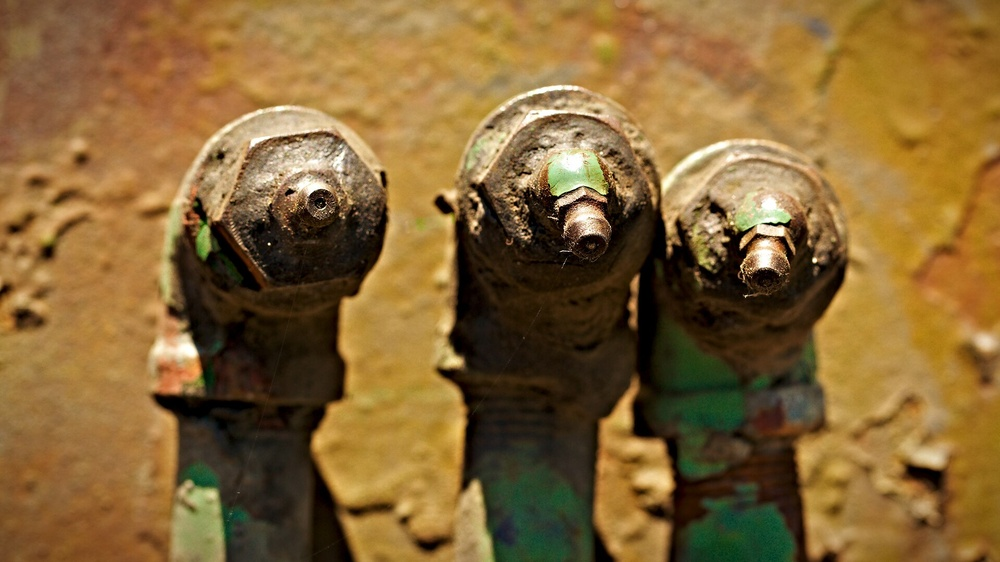
#> input picture data/pipe_corrosion.jpg, 1000 x 562 px, shrunk from 1920 x 1080 before the run
$ python -i inspection.py   (imports and definitions only)   (older library calls are emulated)
#> lines starting #> are read from the running program, lines starting #| are printed output that depends on the picture; after the words box and inside, x2 and y2 are one past the last pixel; in counts of white or black regions, pixels touching at a corner belong together
import cv2
import numpy as np


# [52 lines left out: function merge_overlapping_boxes, not called in this run]


def compute_foreground_roi_mask(img, output_roi_path=None):
    """Computes a classical OpenCV foreground ROI mask based on structural edges,

    texture variance (high Laplacian variance outside Canny contours to capture valid rust on lower pipe shafts),
    and morphological grouping. Safeguards against ROI wipeout (ensures adequate coverage).
    """
    height, width = img.shape[:2]
    total_pixels = height * width

    gray = cv2.cvtColor(img, cv2.COLOR_BGR2GRAY)
    blurred = cv2.GaussianBlur(gray, (5, 5), 0)

    # Canny edge detection for structural equipment/pipe edges
    edges = cv2.Canny(blurred, 40, 140)

    # Local texture variance / Laplacian gradient magnitude to capture textured rust/equipment outside Canny edges
    lap = cv2.Laplacian(gray, cv2.CV_32F)
    grad_mag = cv2.convertScaleAbs(lap)
    grad_norm = cv2.normalize(grad_mag, None, 0, 255, cv2.NORM_MINMAX)
    texture_roi = (grad_norm > 8).astype(np.uint8) * 255

    combined_edges = cv2.bitwise_or(edges, texture_roi)

    # Morphological operations to group structural edges into solid foreground equipment regions
    close_kernel = cv2.getStructuringElement(cv2.MORPH_RECT, (13, 13))
    dilate_kernel = cv2.getStructuringElement(cv2.MORPH_RECT, (9, 9))

    closed = cv2.morphologyEx(combined_edges, cv2.MORPH_CLOSE, close_kernel)
    dilated = cv2.dilate(closed, dilate_kernel, iterations=2)

    # Find external contours using cv2.RETR_EXTERNAL
    contours, _ = cv2.findContours(dilated, cv2.RETR_EXTERNAL, cv2.CHAIN_APPROX_SIMPLE)

    roi_mask = np.zeros((height, width), dtype=np.uint8)
    min_roi_area = int(total_pixels * 0.0005)

    roi_components_total = 0
    roi_rejection_audit = []

    for cnt in contours:
        area = cv2.contourArea(cnt)
        if area < min_roi_area:
            continue

        x, y, w, h = cv2.boundingRect(cnt)
        roi_components_total += 1

        is_frame_spanning = (
            (w >= 0.90 * width and h >= 0.90 * height) or
            (area > 0.80 * total_pixels)
        )
        if is_frame_spanning:
            continue

        cv2.drawContours(roi_mask, [cnt], -1, 255, -1)

    # Safeguard against ROI wipeout: if ROI coverage < 20%, fallback to full frame or dilated mask
    if np.sum(roi_mask > 0) < int(total_pixels * 0.20):
        roi_mask.fill(255)

    if output_roi_path is not None:
        cv2.imwrite(output_roi_path, roi_mask)

    return roi_mask, roi_components_total, roi_rejection_audit


def inspect_corrosion(image_path_or_array, output_annotated_path=None, output_roi_path=None, use_roi=True):
    """Inspects an industrial image for corrosion (rust/staining) using classical OpenCV,

    with optional classical foreground pipe/equipment ROI segmentation and extent filtering.

    Thresholds for recommendation:
    - PASS: corrosion_percentage < 2.0%
    - WARNING: 2.0% <= corrosion_percentage < 10.0%
    - CRITICAL: corrosion_percentage >= 10.0%

    Returns:
        dict containing image dimensions, pixel count, percentage, region count,
        bounding boxes, and recommendation, along with diagnostic mask metrics and ROI audit.
    """
#> called with image_path_or_array = '../data/pipe_corrosion.jpg', use_roi = True
    if isinstance(image_path_or_array, str):
        img = cv2.imread(image_path_or_array)
#> img is the input picture: shape (562, 1000, 3); mean B, G, R 53.3, 101.4, 133
        if img is None:
            raise FileNotFoundError(f"Could not load image from {image_path_or_array}")
    else:
        img = image_path_or_array.copy()

    height, width = img.shape[:2]
#> height = 562; width = 1000
    total_pixels = height * width
#> total_pixels = 562000

    # Step 1: Compute foreground ROI mask if enabled
    roi_components_total = 0
    roi_rejection_audit = []
    if use_roi:
        roi_mask, roi_components_total, roi_rejection_audit = compute_foreground_roi_mask(img, output_roi_path=output_roi_path)
#> in compute_foreground_roi_mask, `gray = cv2.cvtColor(img, cv2.COLOR_BGR2GRAY)`:
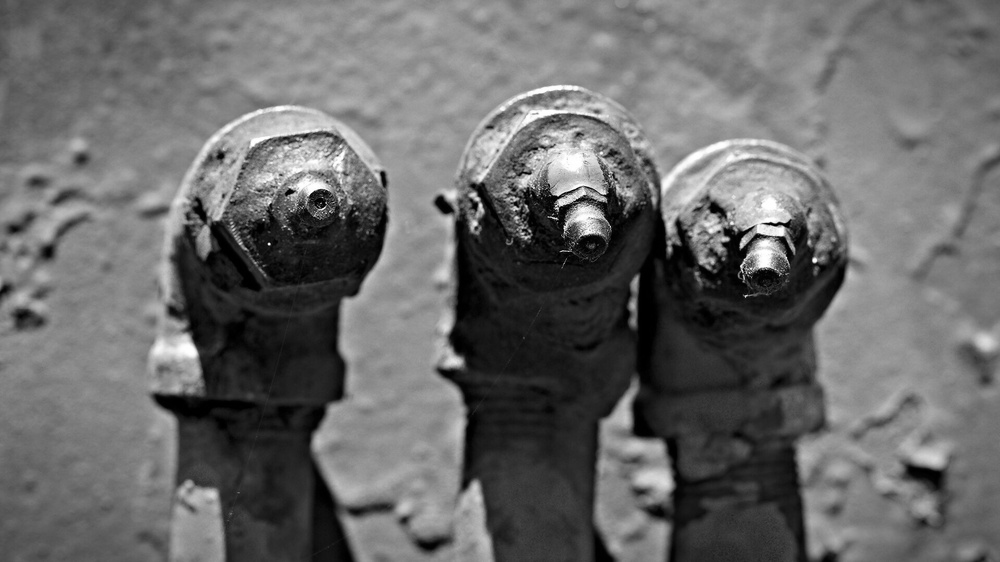
#> gray: shape (562, 1000); min 0, max 255, mean 105.4
#> in compute_foreground_roi_mask, `edges = cv2.Canny(blurred, 40, 140)`:
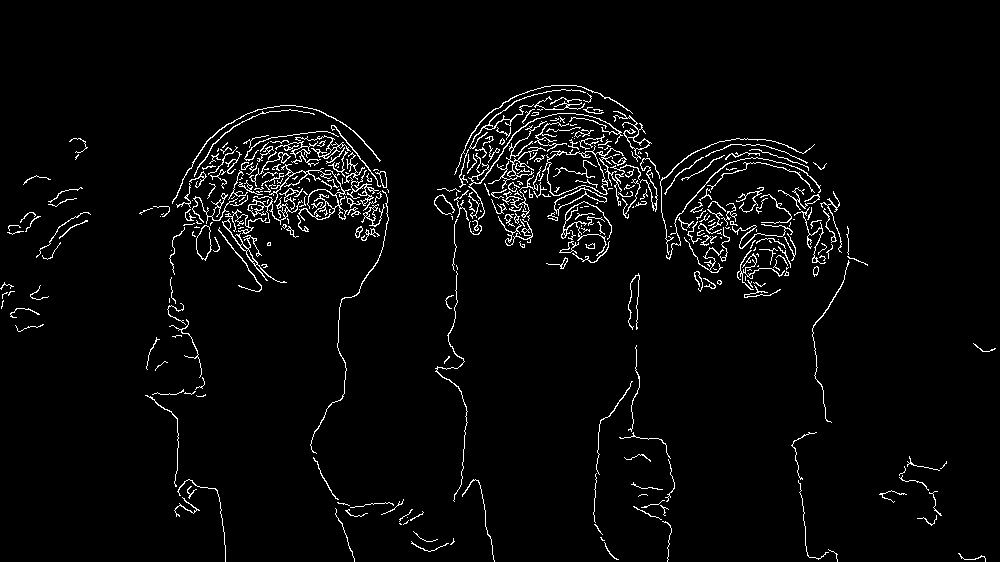
#> edges: shape (562, 1000); 3.4% white in thin lines or dots, all inside (x1, y1, x2, y2) = (0, 85, 996, 562)
#> in compute_foreground_roi_mask, `lap = cv2.Laplacian(gray, cv2.CV_32F)`:
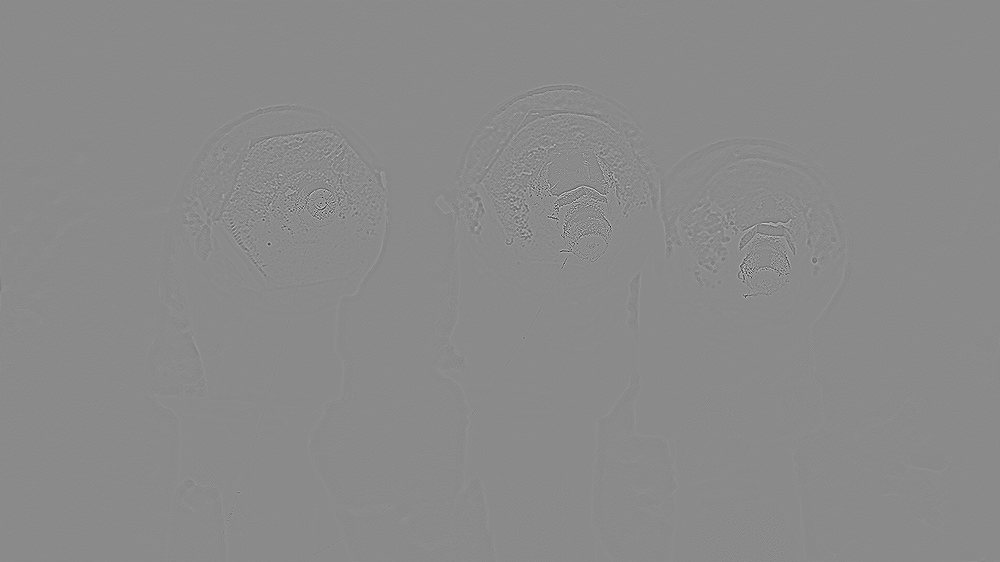
#> lap: shape (562, 1000) float32; min -570, max 479, mean 0; drawn with min black and max white
#> in compute_foreground_roi_mask, `texture_roi = (grad_norm > 8).astype(np.uint8) * 255`: texture_roi: shape (562, 1000); 14.8% white in thin lines or dots
#> in compute_foreground_roi_mask, `combined_edges = cv2.bitwise_or(edges, texture_roi)`:
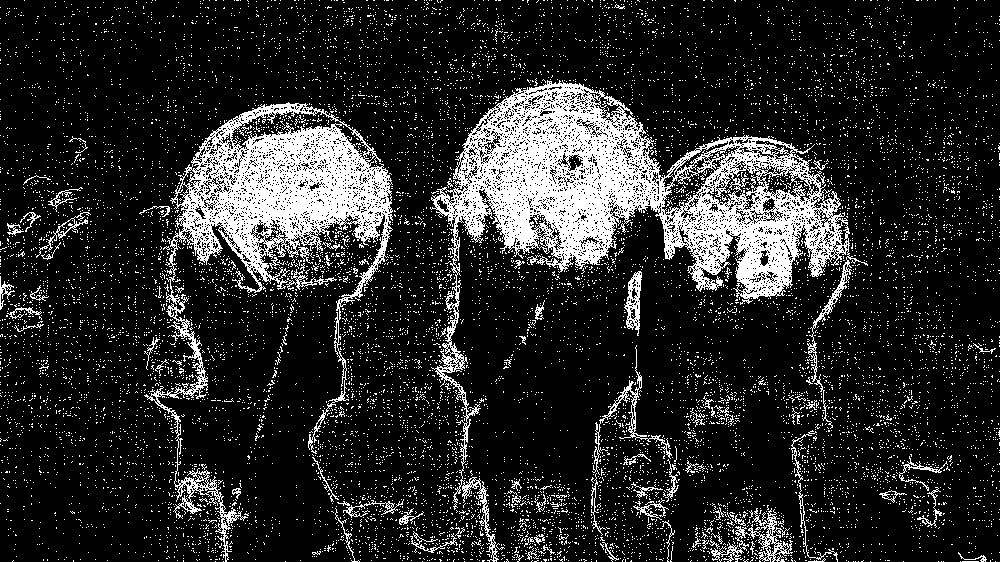
#> combined_edges: shape (562, 1000); 16.1% white; 11777 white regions (11694 under 20 px), largest, box (x1, y1, x2, y2) and area: (430, 80, 868, 562) 39662, (144, 102, 393, 562) 22939, (710, 508, 793, 562) 1089
#> in compute_foreground_roi_mask, `closed = cv2.morphologyEx(combined_edges, cv2.MORPH_CLOSE, close_kernel)`:
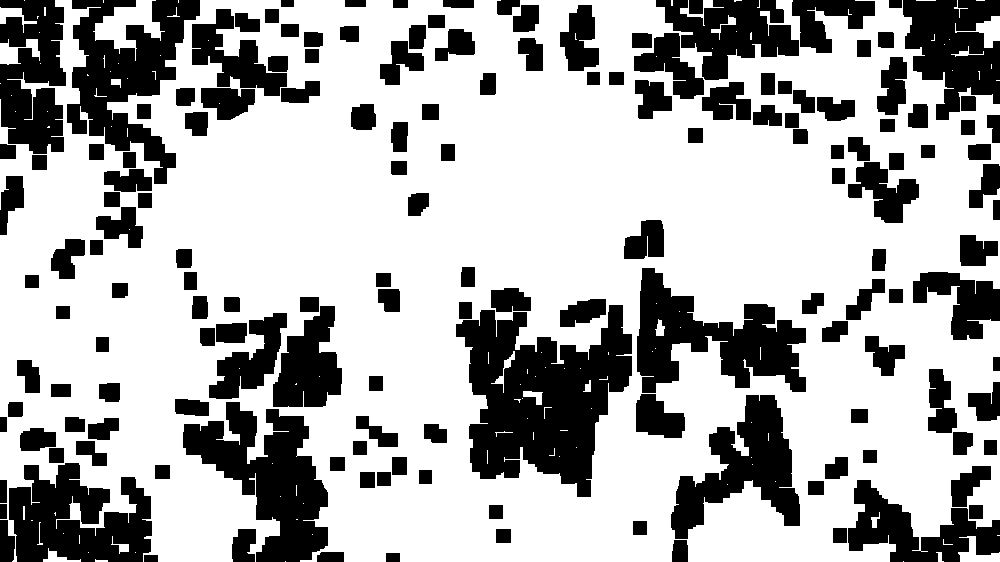
#> closed: shape (562, 1000); 68.5% white; 160 black regions, largest, box (x1, y1, x2, y2) and area: (456, 305, 632, 497) 19866, (183, 402, 328, 562) 11465, (67, 0, 200, 184) 11171
#> in compute_foreground_roi_mask, `dilated = cv2.dilate(closed, dilate_kernel, iterations=2)`:
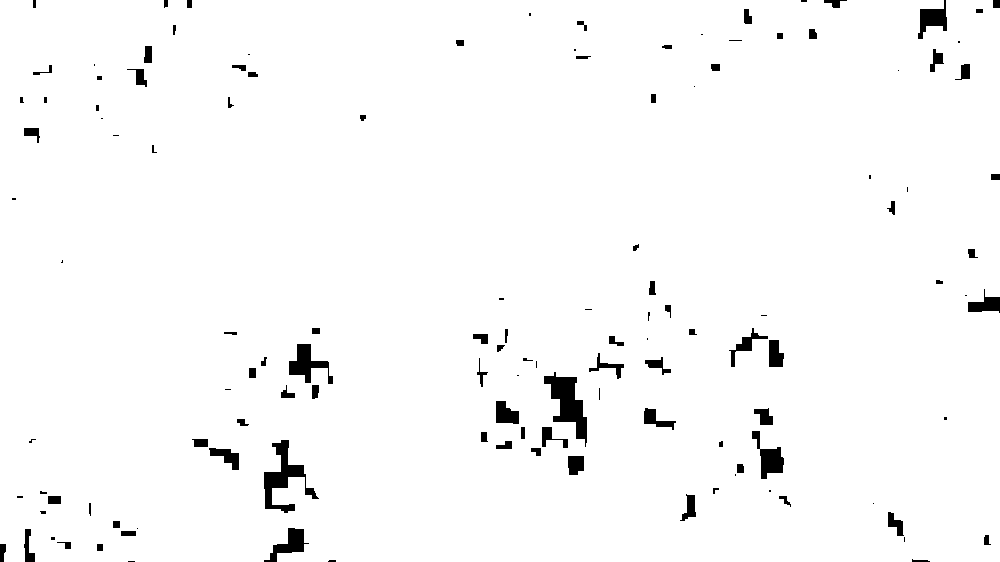
#> dilated: shape (562, 1000); 97.6% white; 129 black regions (44 under 20 px)
#> in compute_foreground_roi_mask, `contours, _ = cv2.findContours(dilated, cv2.RETR_EXTERNAL, cv2.CHAIN_A..`: contours = 1 contour; box (x1, y1, x2, y2) and area: (0, 0, 1000, 562) 558005
#> the loop in compute_foreground_roi_mask, `for cnt in contours:` made 1 pass
#> (area, x, y, w, h, roi_components_total, is_frame_spanning) on pass 1: (558005, 0, 0, 1000, 562, 1, True)
#> after the loop in compute_foreground_roi_mask, `for cnt in contours:`: roi_mask: shape (562, 1000); every value is 0
#> after the loop in compute_foreground_roi_mask, `for cnt in contours:`: roi_components_total = 1
#> in compute_foreground_roi_mask, `roi_mask.fill(255)`: roi_mask: shape (562, 1000); every value is 255
#> roi_components_total = 1; roi_rejection_audit = []
    else:
        roi_mask = np.full((height, width), 255, dtype=np.uint8)

    foreground_roi_pixels = int(np.sum(roi_mask > 0))
#> foreground_roi_pixels = 562000
    foreground_roi_coverage_percentage = (foreground_roi_pixels / total_pixels) * 100.0
#> foreground_roi_coverage_percentage = 100

    # Step 2: Apply gentle Gaussian blur to reduce high-frequency texture noise
    blurred = cv2.GaussianBlur(img, (5, 5), 0)
#> blurred: shape (562, 1000, 3)

    # Convert to HSV color space for robust color segmentation of rust/orange-brown tones
    hsv = cv2.cvtColor(blurred, cv2.COLOR_BGR2HSV)
#> hsv: shape (562, 1000, 3); mean H, S, V 19.7, 159.7, 134.3

    # Define refined color range for rust / corrosion in HSV with high-chroma recall
    lower_rust = np.array([4, 50, 45], dtype=np.uint8)
    upper_rust = np.array([25, 255, 255], dtype=np.uint8)
    raw_hsv_mask = cv2.inRange(hsv, lower_rust, upper_rust)
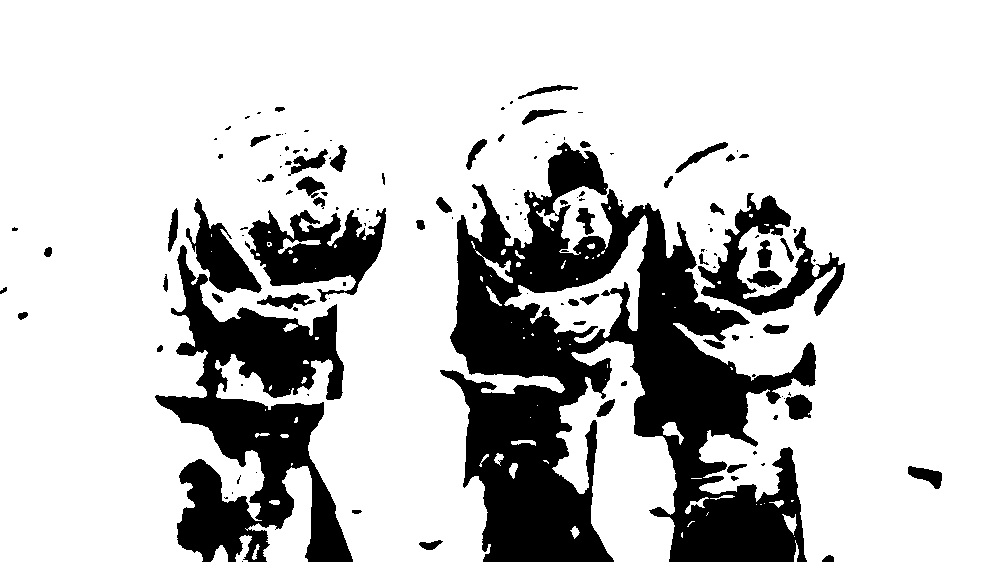
#> raw_hsv_mask: shape (562, 1000); 78.4% white; 137 black regions (80 under 20 px), largest, box (x1, y1, x2, y2) and area: (440, 142, 816, 562) 71029, (155, 245, 353, 562) 27150, (248, 208, 386, 302) 6840

    # High-chroma iron-oxide rust recall (H: [4..25], S >= 95, V >= 45 or a* >= 134)
    high_chroma_rust = (
        ((hsv[:, :, 0] >= 4) & (hsv[:, :, 0] <= 25) & (hsv[:, :, 1] >= 95) & (hsv[:, :, 2] >= 45)) |
#> (the run stopped early here; a loop or call above may not have finished)
